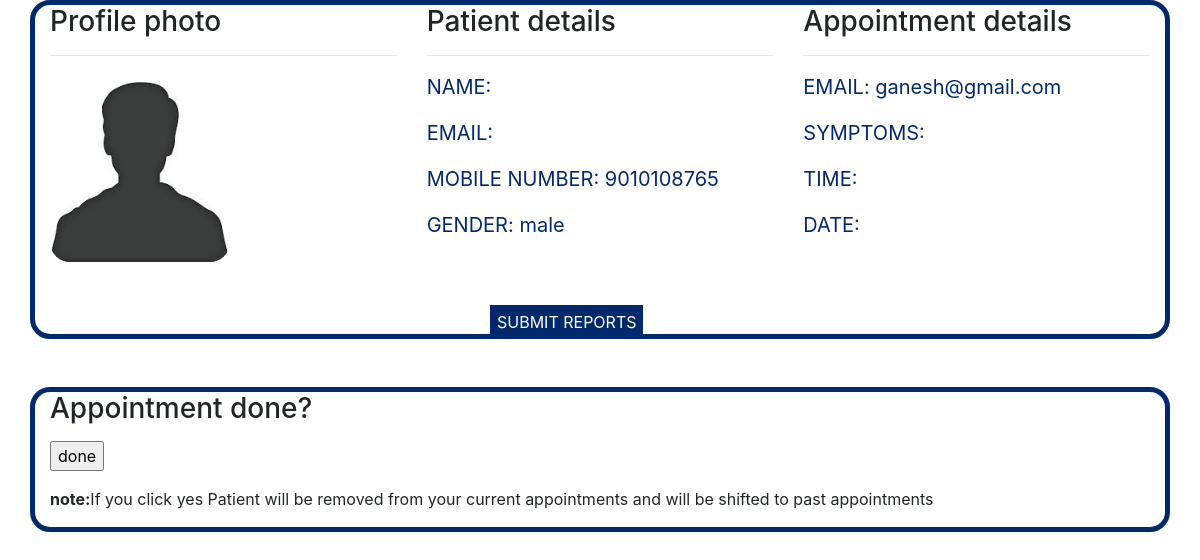
The page /view_pat.php?show=ganesh@gmail.com on the database its author committed.
### tables this page shows
CREATE TABLE `profile` (
  `email` varchar(120) NOT NULL,
  `photo` varchar(100) NOT NULL,
  `pset` varchar(20) NOT NULL
);

CREATE TABLE `patient` (
  `fname` varchar(40) NOT NULL,
  `lname` varchar(40) NOT NULL,
  `mobile_number` text NOT NULL,
  `email` varchar(50) NOT NULL,
  `password` varchar(30) NOT NULL,
  `gender` text NOT NULL,
  `status` varchar(8) NOT NULL DEFAULT 'inactive'
);

### view_pat.php (the view, shortened to what this page needs)
<link rel="stylesheet" href="https://stackpath.bootstrapcdn.com/bootstrap/4.1.3/css/bootstrap.min.css">
<?php
if(isset($_GET['show']))
{
$link = mysqli_connect("localhost","root", "", "hospital");
$mail=$_GET['show'];
$sql1="select *from patient where email='$mail'";
$sql2="select * from appointment where Email='$mail' and status='noo'";
$result1=mysqli_query($link,$sql1);
$result2=mysqli_query($link,$sql2);
$row1=mysqli_fetch_assoc($result1);
$row2=mysqli_fetch_assoc($result2);
?>
<div class="container">
<?php
 $sql3="select * from profile where email='$mail'";
        $result3=mysqli_query($link,$sql3);
        $row3=mysqli_fetch_assoc($result3);
       echo'
            <div class="row">
            <div class="col-12 patient">
            <div class="row">
            <div class="col-4">
            <h3>Profile photo</h3><hr>
            <img src="profile/'.$row3["photo"].'" alt="patient didnt upload photo" width="180px" height="180px" style="margin-top:10px;">
            </div>
          <div class="col-4">
          <h3>Patient details</h3><hr>';
          echo'<p>NAME: '.$row2["fname"]." ".$row2["lname"].'</p>';
          echo'<p>EMAIL: '.$row2["Email"].'</p>';
          echo'<p>MOBILE NUMBER: '.$row1["mobile_number"].'</p>';
          echo'<p>GENDER: '.$row1["gender"].'</p>';
          echo'</div>';
			echo'<div class="col-4">';
          echo '<h3>Appointment details</h3><hr>';
          echo'<p>EMAIL: '.$row1["email"].'</p>';
          echo'<p>SYMPTOMS: '.$row2["Symptoms"].'</p>';
          echo'<p>TIME: '.$row2["time1"].'</p>';
          echo'<p>DATE: '.$row2["date1"].'</p>';
          echo'</div>';
?>
</div></div></div>
<br>
<br>
<div class="submit">
<a href="#">SUBMIT REPORTS</a>
</div>
</div>
<div class="container">
	<h3>
		Appointment done?
	</h3>
<p>
	<form method="post">
		<input type="submit" name="done" value="done">
	</form>
<strong>note:</strong>If you click yes Patient will be removed from your current appointments and will be shifted to past appointments</p>
	</div>
<?php
}
?>

### view_pat.php (style rules this page uses)
img { border-radius:20px; }
.container { border:5px solid #03296d; border-radius:20px; }
p { font-size:20px; color:#03296d; }
a:link { text-decoration: none; }
.submit a { margin:0 40%; padding:5px; text-align: center; border:2px solid #03296d; background-color: #03296d; color:white; }

### rows shown on the page
profile: photo (picture)
patient: mobile_number "9010108765", gender "male", email "ganesh@gmail.com"
